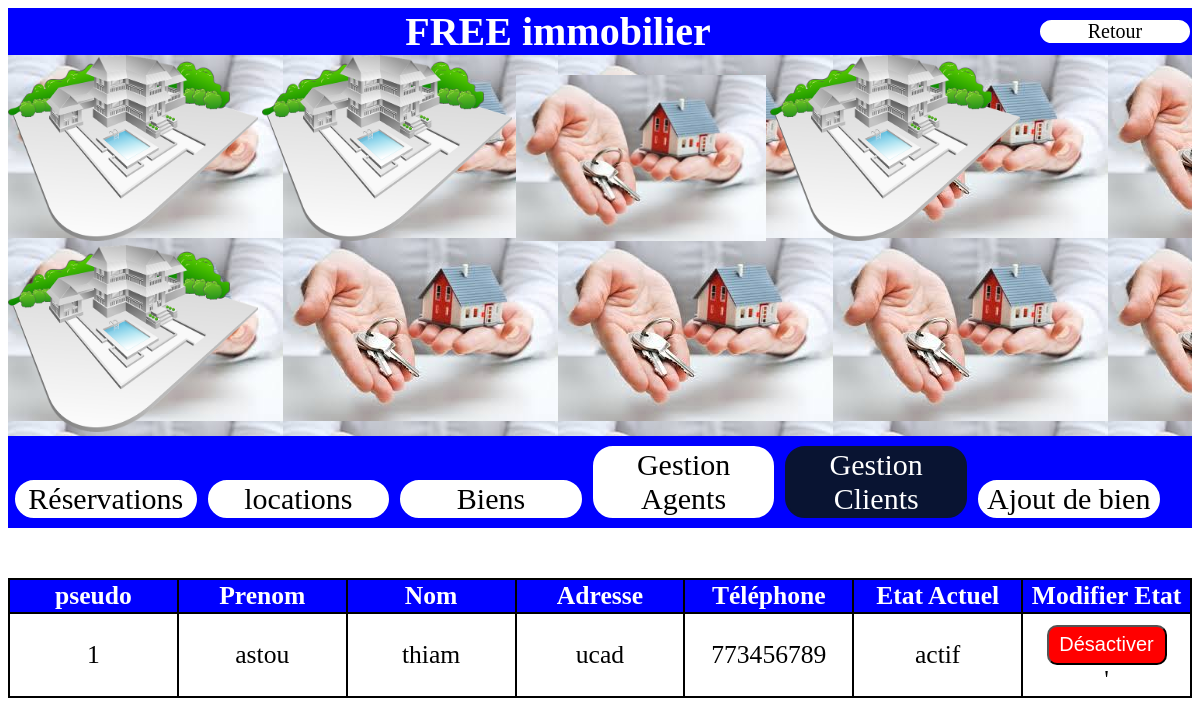
The page /client.php (signed in) on the database its author committed.
### tables this page shows
CREATE TABLE `compte` (
  `login` varchar(50) NOT NULL,
  `mdp` varchar(50) NOT NULL,
  `etat` varchar(50) NOT NULL
);

CREATE TABLE `client` (
  `idClient` varchar(50) NOT NULL,
  `prenom` varchar(50) NOT NULL,
  `nom` varchar(50) NOT NULL,
  `adresse` varchar(50) NOT NULL,
  `telephone` int(50) NOT NULL
);

### client.php (the view, shortened to what this page needs)
<!doctype html>
<html>
<head>
 <link rel="stylesheet" href="admine.css" />
 <link rel="stylesheet" href="styl.css" />
</head>
<body  >
<section id='span'>
<a class="app"  href="admin.php"> Retour</a>
		<h1 id='h11'> FREE immobilier</h1>
</section>
<header>
<img id ='b' src  ="icon4.png"/>
<img id ='b' src  ="icon4.png"/>
<img id ='b' src  ="index.4jpg.jpg"/>
<img id ='b' src  ="icon4.png"/>
<img id ='b' src  ="icon4.png"/>
	</header>
		<section id='span'>
        <a  class="gf" href="reservation.php" >Réservations </a>
		<a class="gf" href="location.php" >locations </a>
		<a  class="gf" href="bien.php" > Biens</a>
		<a class="gf" href="agent.php" > Gestion Agents</a>
		<a id="kal" class="gf" href="client.php" > Gestion Clients</a>
		<a class="gf" href="ajouter.php"> Ajout de bien</a>
		</section>
	<?php
		$con=new PDO("mysql:host=127.0.0.1;dbname=immo","root","");
		$a='SELECT * FROM compte c join client a where a.idClient=c.login';
	    $re=$con->query($a);
		echo"<table><thead> <th>pseudo</th> <th>Prenom</th> <th>Nom</th> <th>Adresse</th> <th>Téléphone</th> <th>Etat Actuel</th> <th>Modifier Etat</th> </thead>";
		while($res=$re->fetch())
		{
			echo"<tr>";
			echo'<td>'.$res["idClient"].' </td>';
			echo'<td>'.$res["prenom"].' </td>';
			echo'<td>'.$res["nom"].' </td>';
			echo'<td>'.$res["adresse"].' </td>';
			echo'<td> '.$res["telephone"].'</td>';
			echo'<td> '.$res["etat"].'</td>';
			echo'<td>';
			if($res["etat"]=="actif")
		{
			echo"	<form  method='post' action='desactiver.php' >";
		echo "<span><input type='submit'  value='Désactiver' style='background:red;color:white;width:120px;height:40px;border-radius:10px;font-size:20px; ' />	</span>
		</form>";
		 }
			echo"'</td></tr>";
		}
		echo"</table>";
	?>
</body>
</html>

### admine.css (style rules this page uses)
h1 { text-align:center; color:white; margin-top:10px; }
img { width:250px; height:20px; }
#span { background-color:lime; }
#h11 { margin:auto;font-size:250%;font-style:italien; font-family:algerian; margin-left:70px;color:black;text-align:center; }
#b { height:78%; }
header img { display:inline; }
header { background-image:url("index.4jpg.jpg") ;height:20%; }
.app { border:2px solid blue; display:block; width:150px; float:right; border-radius:20px; font-size:20px; background:white; margin-top:10px; text-decoration:none; text-align:center; color:black; margin-bottom:10px; }
a { background-color:silver;display:inline-block; border:2px solid white; width:30%; border-radius:20px; font-size:30px; background:silver; margin-top:10px; text-decoration:none; text-align:center; color:black; margin-bottom:10px; }
.gf { width:15%;display:inline-block; margin-left:7px }
#h11 { color:white; }
#span { background-color:blue; }
a { background-color:white; }
#kal { background-color:rgb(9,20,50); color:white;border:2px solid rgb(9,20,50) }

### styl.css (style rules this page uses)
h1 { text-align:center; color:white; margin-top:10px; }
th { color:white; }
td,th { border:2px solid black; text-align:center;font-size:160%; height:30px; width:150px; }
th { background:blue; }
table { border-collapse:collapse;border:2px solid black; margin-left:50px;margin-right:50px; margin-top:20px;width:100%;margin:auto; margin-top:50px;;margin-bottom:50px; }
input { margin-top:10px; margin-bottom:0px; }

### rows shown on the page
compte: client.idClient "1", client.prenom "astou", client.nom "thiam", client.adresse "ucad", client.telephone "773456789", etat "actif"
